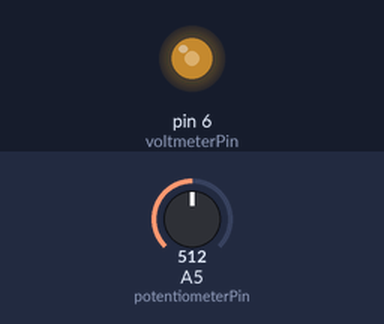
Bench run of a sketch on a simulated Arduino Uno, built with avr-gcc and run on an emulated ATmega328P. Parts: output pins drawn as LEDs (lit = HIGH). The test bench sets the inputs (shaded band); at power-on: A5 (potentiometerPin) = 512.

Above: at 1.2 s.
1.3 s: A5 (potentiometerPin) set to 716
At 2.3 s:
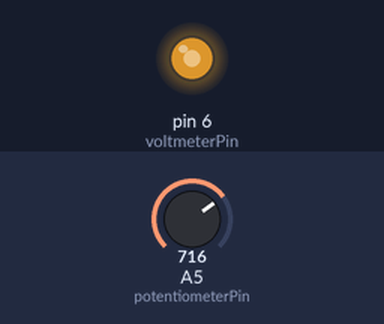
2.8 s: A5 (potentiometerPin) set to 900
At 3.5 s:
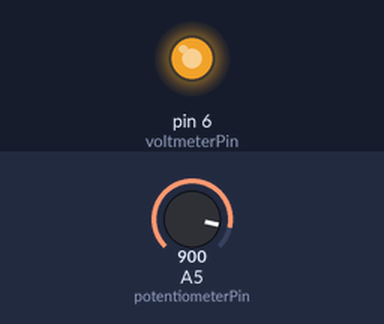
4.3 s: A5 (potentiometerPin) set to 122
At 4.6 s:
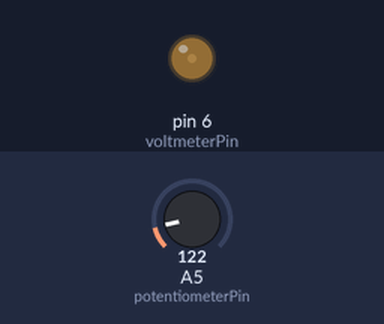
5.8 s: A5 (potentiometerPin) set to 0
At 6.9 s:
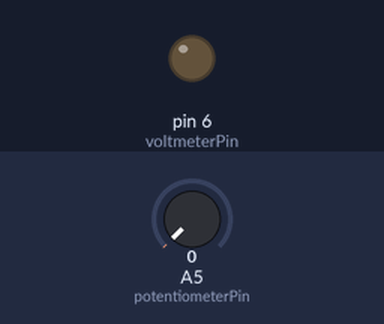
Timing chart, 0 to 8.3 s (numbered marks = the images above; inputs shaded):
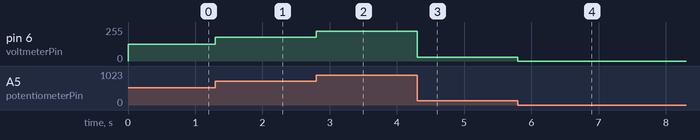

Measured:
- after the input at 1.3 s, pin 6 (voltmeterPin): 127/255 → 177/255 at once
- after the input at 2.8 s, pin 6 (voltmeterPin): 177/255 → 223/255 at once
- after the input at 4.3 s, pin 6 (voltmeterPin): 223/255 → 30/255 at once
- after the input at 5.8 s, pin 6 (voltmeterPin): 30/255 → 0/255 at once

The sketch:

Voltmeter_with_PWM.ino
```cpp
// This script was written by James Oliver 2017
// Controlling voltmeter on a PWM pin with the potentiometer

//define variables
int voltmeterPin = 6;

int potentiometerPin = A5;

void setup()
{
  // no setup required!

}

void loop()
{
  // put your main code here, to run repeatedly:
  // Read potentiometer value
  int sensorValue = analogRead(potentiometerPin);

  //convert pin value to scale of 0 to 254 to suit PWM
  int voltmeterValue = map(sensorValue, 0, 1023, 0, 254);

  //send value to pin using analog write
  analogWrite(voltmeterPin, voltmeterValue);
}
```
